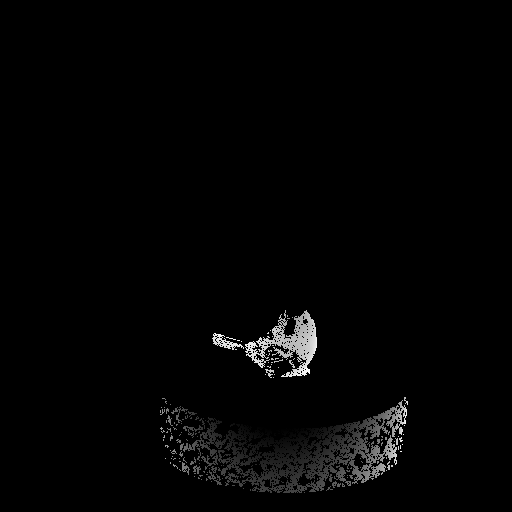
#> input picture RealDataSet/00000.depth0.png, 512 x 512 px
$ python -i mu.py   (imports and definitions only)   (older library calls are emulated)
#> lines starting #> are read from the running program, lines starting #| are printed output that depends on the picture; after the words box and inside, x2 and y2 are one past the last pixel; in counts of white or black regions, pixels touching at a corner belong together
#> further down, picture is the input picture: shape (512, 512, 3); min 0, max 255, mean 3.8
import time

import cv2 as cv
import matplotlib.pyplot as plt
import numpy as np
import torch


# --------------------------- evaluate operations ----------------------------------------------------------------------

# https://stackoverflow.com/a/13849249
# [122 lines left out: functions unit_vector, angle_between, radian_between_tensor, avg_angle_between_tensor, avg_angle_between_np, vertex2light_direction and 1 more, not called in this run]


def albedo_tensor(I, N, L):
    rho = I.reshape(1, 1, 512, 512) / (torch.sum(N * L, dim=1, keepdim=True) + 1e-20)
    return rho


# [71 lines left out: functions albedo, angle_between_2d, radians_between_2d_tensor, mse, not called in this run]


def get_valid_pixels(img):
    return np.count_nonzero(np.sum(img, axis=2) > 0)


def get_valid_pixels_idx(img):
    return np.sum(img, axis=2) != 0


# --------------------------- filter operations -----------------------------------------------------------------------

# https: // github.com / bnsreenu / python_for_image_processing_APEER / blob / master / tutorial41_image_filters_using_fourier_transform_DFT.py
# [86 lines left out: functions fft_filter, canny_edge_filter, binary, not called in this run]


def bi_interpolation(lower_left, lower_right, upper_left, upper_right, x, y):
    return lower_left * (1 - x) * (1 - y) + lower_right * x * (1 - y) + upper_left * (1 - x) * y + upper_right * x * y


# [7 lines left out: function filter_noise, not called in this run]


def normalize3channel(numpy_array):
    mins, maxs = [], []
    if numpy_array.ndim != 3:
        raise ValueError
    h, w, c = numpy_array.shape
#> h = 512; w = 512; c = 3
    for i in range(c):
        numpy_array[:, :, i], min, max = normalize(numpy_array[:, :, i], data=None)
        mins.append(min)
        maxs.append(max)
#> this loop made 3 passes
#> pass 1, in normalize, `mask = numpy_array == 0`:
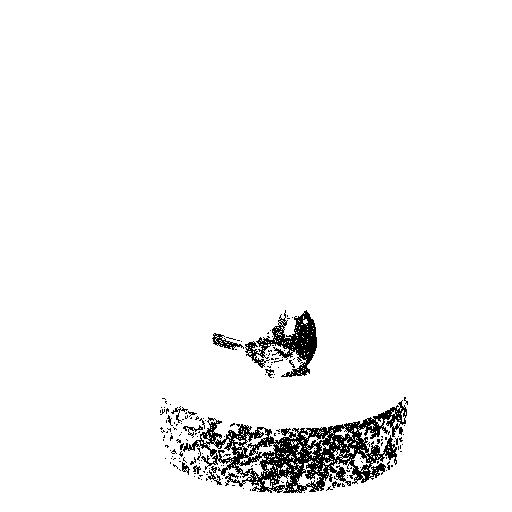
#> mask: shape (512, 512) bool; 96.1% white; 162 black regions (148 under 20 px), largest, box (x1, y1, x2, y2) and area: (183, 400, 407, 493) 7246, (245, 310, 317, 377) 1836, (212, 333, 244, 350) 189
#> after the loop:
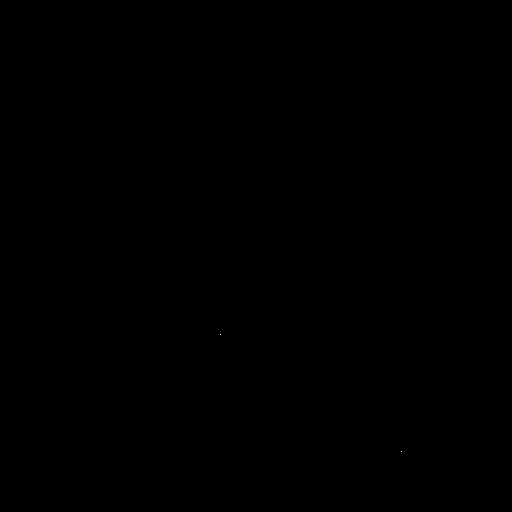
#> numpy_array: shape (512, 512, 3); values 0 (black) and 1 (white), 0% white in thin lines or dots, all inside (x1, y1, x2, y2) = (220, 334, 402, 452)
#> after the loop, maxs = [255, 255, 255]; mins = [0, 0, 0]
    return numpy_array, mins, maxs


def normalize(numpy_array, data=None):
    if numpy_array.ndim != 2:
        if numpy_array.shape == (512, 512):
            numpy_array = numpy_array.reshape(512, 512, 1)

    mask = numpy_array == 0
    if data is not None:
        min, max = data["minDepth"], data["maxDepth"]
    else:
        min, max = numpy_array.min(), numpy_array.max()
        if min == max:
            return numpy_array, 0, 1

    numpy_array[~mask] = (numpy_array[~mask] - min).astype(np.float32) / (max - min)
    return numpy_array, min, max


# [57 lines left out: functions copy_make_border, lightVisualization, cameraVisualization, not called in this run]


def normalize2_32bit(img_scaled, data=None):
    if img_scaled.ndim == 2:
        raise ValueError

    if img_scaled.shape[2] == 1:
        normalized_img, mins, maxs = normalize(img_scaled.sum(axis=-1), data)
    elif img_scaled.shape[2] == 3:
        normalized_img, mins, maxs = normalize3channel(img_scaled)
#> mins = [0, 0, 0]; maxs = [255, 255, 255]
    else:
        print("image scaled shape: " + str(img_scaled.shape))
        raise ValueError

    img_32bit = cv.normalize(normalized_img, None, 0, 255, cv.NORM_MINMAX, dtype=cv.CV_8U)
    return img_32bit


# [356 lines left out: functions normalize2_16bit, normal_point2view_point, compute_normal, generate_normals_all, array2RGB, normal2RGB and 18 more, not called in this run]


def concat_tile_resize(list_2d):
    img_list_v = [hconcat_resize(list_h, cv.INTER_CUBIC) for list_h in list_2d]
    return vconcat_resize(img_list_v, cv.INTER_CUBIC)


# [32 lines left out: functions show_numpy, tenor2numpy, show_tensor, show_images, not called in this run]


def show_normal(normal, title="Normal"):
    show_images(cv.cvtColor(visual_normal(normal, ""), cv.COLOR_RGB2BGR), title)


# [15 lines left out: functions show_grid, scale16bitImage, not called in this run]


def normalise216bitImage(img):
    img_16bit = np.uint16(img / img.max() * 65535)
    return img_16bit


# [352 lines left out: functions hpf_torch, hpf, median_filter, median_filter_vectorize, pred_filter, choose_best and 16 more, not called in this run]


def save_array(arr, save_path):
    np.save(save_path, arr)


# [61 lines left out: functions albedo2normal, g, eval_img_pixel, visual_diff, change_light_dict_name, not called in this run]

>>> import cv2
>>> picture = cv2.cvtColor(cv2.imread('../RealDataSet/00000.depth0.png'), cv2.COLOR_BGR2RGB)
>>> result = normalize2_32bit(picture)
